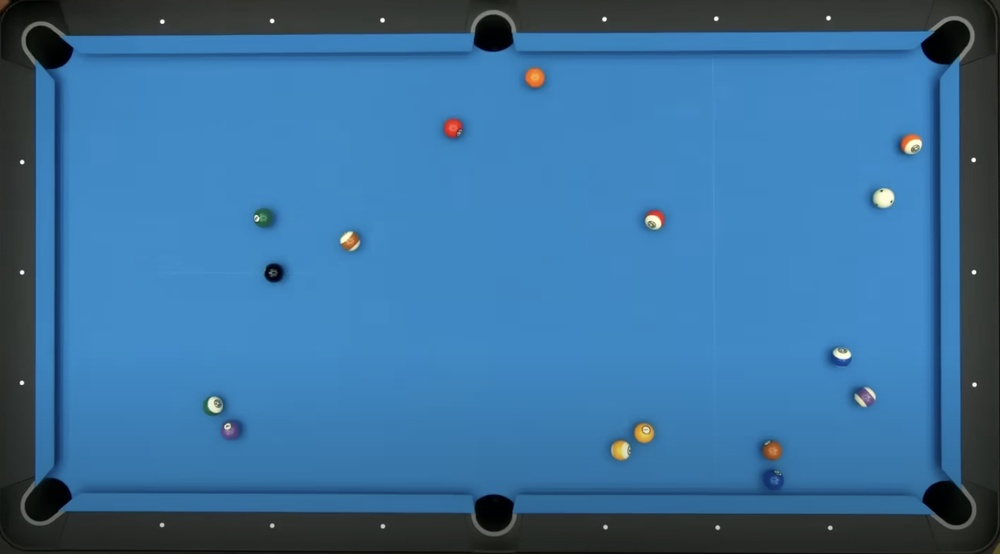
#> input picture analyzer_table/input/first.jpeg, 1000 x 554 px, shrunk from 1510 x 836 before the run; its folder holds only this picture in this run
$ python -i detect_balls_and_pockets.py   (imports and definitions only)
#> lines starting #> are read from the running program, lines starting #| are printed output that depends on the picture; after the words box and inside, x2 and y2 are one past the last pixel; in counts of white or black regions, pixels touching at a corner belong together
### analyzer_table/detect_ball/Debugger.py
"""
A simple, color-coded logger for debugging the analysis pipeline.

This module provides a static 'Debugger' class that allows for logging
messages with different severity levels (DEBUG, WARN, ERROR), each displayed
in a distinct color. The logging can be globally enabled or disabled by setting
the DEBUG_MODE flag.

Note:
    This is a basic implementation and is not a substitute for a full-featured
    logging library like Python's `logging` module. It lacks runtime
    configurability, log levels, and different output handlers.
"""

# Global flag to enable or disable debug logging across the application.
DEBUG_MODE = True


class Debugger:
    """
    A static class providing color-coded logging methods for console output.
    """

    # ANSI escape codes for terminal colors
    GREEN = "\033[92m"
    YELLOW = "\033[93m"
    RED = "\033[91m"
    RESET = "\033[0m"

    @staticmethod
    def log(message: str) -> None:
        """
        Prints a green [DEBUG] message to the console if DEBUG_MODE is True.

        Args:
            message: The message to be logged.
        """
        if DEBUG_MODE:
            print(f"{Debugger.GREEN}[DEBUG]{Debugger.RESET} {message}")

    @staticmethod
    def warn(message: str) -> None:
        """
        Prints a yellow [WARN] message to the console if DEBUG_MODE is True.

        Args:
            message: The warning message to be logged.
        """
        if DEBUG_MODE:
            print(f"{Debugger.YELLOW}[WARN]{Debugger.RESET} {message}")

    # [10 lines left out: function error, not called in this run]

### const_numbers.py
"""
Global Configuration and Application State Management.

This module serves a dual purpose:
1.  It defines file system paths and geometric constants for the pool table
    analysis.
2.  It manages the mutable state of the application using global variables and
    accessor functions.

Warning:
    The use of global variables for application state is a significant
    architectural flaw. It makes the system difficult to test, debug, and scale,
    and it is not safe for concurrent requests. A future refactor should
    encapsulate this state within a dedicated context or state management class
    that is passed explicitly through the application.

"""

import math
from pathlib import Path
from typing import List, Optional

from analyzer_table.launcher_helper.json_models import Rectangle, BallType
from game_class.C_pocket import Pocket

# --- Mutable Global State ---
# These variables store the application's state and are modified during runtime.
# This is a temporary and unsafe design.

_TABLE_LENGTH_CM: float = 290.0
_TABLE_WIDTH_CM: float = 145.0
_PLAYER_BALL_TYPE: str = BallType.SOLID
_CROPPED_IMAGE_PATH: str = ""
_CROPPED_RECTANGLE: Optional[Rectangle] = None
_USE_PREDICTED_POCKETS: bool = False
_DETECTED_POCKETS: Optional[List[Pocket]] = None
_IMAGE_WIDTH_PX: float = 0.0
_IMAGE_HEIGHT_PX: float = 0.0

# --- File System Paths and Constants ---

BASE_DIR = Path(__file__).resolve().parent
OUTPUT_DIR = BASE_DIR / "output"
UPLOAD_DIR = BASE_DIR / "uploads"
FRONTEND_DIR = BASE_DIR / "frontend"

RECTANGLE_JSON_PATH = "rectangles_cache.json"
OUTPUT_IMAGE_PATH = OUTPUT_DIR / "img.png"
OUTPUT_JSON_PATH = OUTPUT_DIR / "analysis.json"
OUTPUT_CONTACT_VIEW_PATH = BASE_DIR / "img_contact.png"
FELT_MASK_PATH = "output/debug/black_white_detect/01_felt_mask.jpg"

MERGE_MAX_Y_DIFF: int = 65  # Allowed pixel distance on Y-axis for merging
NOT_FREE_SHOT: str = "dont have a free shot"
FORSE_WALL_SHOT: bool = False  # Debug flag to force wall shot calculations

# --- State Accessor Functions ---


def get_table_length() -> float:
    """Returns the current table length in centimeters."""
    global _TABLE_LENGTH_CM
    return _TABLE_LENGTH_CM


# [38 lines left out: functions set_table_length, get_table_width, set_table_width, not called in this run]


def get_ball_type() -> str:
    """Returns the player's currently selected ball type ('SOLID' or 'STRIPED')."""
    return _PLAYER_BALL_TYPE


# [19 lines left out: function set_ball_type, not called in this run]


def get_pocket_path() -> str:
    """Returns the file path to the cropped image used for pocket analysis."""
    return _CROPPED_IMAGE_PATH


# [5 lines left out: function set_pocket_path, not called in this run]


def get_rectangle_croped() -> Optional[Rectangle]:
    """Returns the Rectangle object used for cropping."""
    return _CROPPED_RECTANGLE


# [4 lines left out: function set_rectangle_croped, not called in this run]


def get_use_predicted_pockets() -> bool:
    """Returns True if user-predicted pockets should be used."""
    return _USE_PREDICTED_POCKETS


# [4 lines left out: function set_use_predicted_pockets, not called in this run]


def get_detected_pockets() -> Optional[List[Pocket]]:
    """Returns the list of detected Pocket objects."""
    return _DETECTED_POCKETS


# [5 lines left out: function set_detected_pockets, not called in this run]


def get_width_px() -> float:
    """Returns the width of the cropped image in pixels."""
    return _IMAGE_WIDTH_PX


# [4 lines left out: function set_width_px, not called in this run]


def get_height_px() -> float:
    """Returns the height of the cropped image in pixels."""
    return _IMAGE_HEIGHT_PX


# [4 lines left out: function set_height_px, not called in this run]


# --- Derived Geometric Calculations ---
# These functions calculate geometric properties based on the current table size.


def get_ball_radius() -> float:
    """Calculates the ball radius based on table length."""
    return get_table_length() / 100.0


def get_ball_radius_photo() -> float:
    """Calculates a larger ball radius for visualization purposes."""
    return get_table_length() / 60.0


def get_pocket_margin() -> float:
    """Calculates the margin around pockets for detection."""
    return get_table_length() / 45.0


def get_pocket_margin_merge() -> float:
    """Calculates a larger pocket margin used for merging pocket detections."""
    return get_table_length() / 30.0


def get_wall_margin() -> float:
    """Calculates the margin from the table walls."""
    return get_table_length() / 37.0


def get_ball_diameter() -> float:
    """Calculates the effective ball diameter, including a small buffer."""
    return get_ball_radius() * 2.2


def get_corner_pocket_radius() -> float:
    """Calculates the radius for corner pockets."""
    return get_table_length() / 72.5


def get_side_pocket_radius() -> float:
    """Calculates the radius for side pockets."""
    return get_table_length() / 64.4


# [6 lines left out: function get_min_distance_from_pocket, not called in this run]


def get_safe_distance() -> float:
    """Calculates the safe distance buffer between two balls."""
    return get_ball_radius() * 0.5


def get_pocket_radius() -> float:
    """Calculates a general pocket radius."""
    return get_table_length() / 50.0


def get_pocket_up_radius() -> float:
    """Calculates a larger pocket radius for upward angle shots."""
    return get_pocket_radius() * 1.5


def get_pocket_down_radius() -> float:
    """Calculates a smaller pocket radius for downward angle shots."""
    return get_pocket_radius() * 0.5


def get_pocket_radius_determinate() -> float:
    """Calculates a smaller, more precise radius for pocket determination."""
    return get_pocket_radius() * 0.5


def get_ball_radius_determinate() -> float:
    """Calculates a smaller, more precise radius for ball determination."""
    return get_ball_radius() * 0.3


# [20 lines left out: functions get_max_white_to_target_distance, get_get_max_white_to_target_distance, get_crop_half_size, not called in this run]


def get_safe_from_wall() -> float:
    """Calculates the safe distance a ball must be from a wall."""
    return get_ball_radius() * 1.4


# [6 lines left out: function get_merge_max_diff, not called in this run]


def get_merge_overlap_margin() -> float:
    """Returns the pixel margin for considering if two ball detections overlap."""
    return get_ball_radius() * 0.2


# --- Coordinate Conversion and Utility Functions ---


# [48 lines left out: functions clamp_to_table_pocket, convert_detected_pockets_to_game_coordinates, not called in this run]

### output_utils.py
"""
A utility for creating output paths for debug files.
"""

from pathlib import Path

# The base directory for all debug output.
DEBUG_DIR = Path("output/debug")


def get_output_path(file_name: str, sub_dir: str = "") -> str:
    """
    Constructs a full path for a debug file and ensures the directory exists.

    Args:
        file_name: The name of the file to be saved.
        sub_dir: An optional subdirectory within the main debug directory.

    Returns:
        The full, absolute path to the output file as a string.
    """
    if sub_dir:
        output_dir = DEBUG_DIR / sub_dir
    else:
        output_dir = DEBUG_DIR

    # Ensure the directory exists.
    output_dir.mkdir(parents=True, exist_ok=True)

    # Use pathlib to construct the final path and return it as a string.
    return str(output_dir / Path(file_name).name)

### analyzer_table/black_white_detect/detect_balls_and_pockets.py
"""
Ball and pocket detection pipeline using mask-based analysis.

This module provides functions to create a binary mask of the table felt,
and then uses this mask to find contours corresponding to balls and pockets.
It uses a combination of connected components analysis and the Hough Circle
Transform to refine the location and size of detected objects.
"""

import json
from pathlib import Path
from typing import List, Optional, Tuple

import cv2
import numpy as np

from analyzer_table.detect_ball.Debugger import Debugger
from analyzer_table.launcher_helper.json_models import Ball, Pocket, Rectangle
from analyzer_table.table.rectangle import parse_rectangle_from_data
from const_numbers import (
    BASE_DIR,
    RECTANGLE_JSON_PATH,
    get_ball_radius,
    get_ball_radius_determinate,
    get_pocket_down_radius,
    get_pocket_up_radius,
    get_pocket_radius,
)
from output_utils import get_output_path

# --- Constants for CV and Filtering ---
MIN_CONTOUR_AREA = 50
POCKET_DETECTION_PADDING = 50
POCKET_EROSION_KERNEL = np.ones((9, 9), np.uint8)
FELT_MASK_OPEN_KERNEL = np.ones((5, 5), np.uint8)
FELT_MASK_CLOSE_KERNEL = np.ones((5, 5), np.uint8)


def _refine_contour_with_hough(
    gray_image: np.ndarray, bbox: Tuple[int, int, int, int]
) -> Optional[Tuple[int, int, int]]:
    """
    Tries to refine a bounding box to a precise circle using Hough Transform.

    Args:
        gray_image: The full grayscale image.
        bbox: The bounding box (x, y, width, height) of the contour to refine.

    Returns:
        A tuple (center_x, center_y, radius) if a circle is found, else None.
    """
    bbox_x, bbox_y, bbox_width, bbox_height = bbox
    padding = 20
    image_height, image_width = gray_image.shape[:2]

    roi_x1 = max(0, bbox_x - padding)
    roi_y1 = max(0, bbox_y - padding)
    roi_x2 = min(image_width, bbox_x + bbox_width + padding)
    roi_y2 = min(image_height, bbox_y + bbox_height + padding)

    roi_gray = gray_image[roi_y1:roi_y2, roi_x1:roi_x2]
    if roi_gray.size == 0:
        return None

    # Preprocessing
    clahe = cv2.createCLAHE(clipLimit=2.0, tileGridSize=(4, 4))
    equalized_roi = clahe.apply(roi_gray)
    denoised_roi = cv2.bilateralFilter(equalized_roi, d=7, sigmaColor=50, sigmaSpace=7)
    blurred_roi = cv2.GaussianBlur(denoised_roi, (5, 5), 0)

    # Hough Circle Detection
    estimated_radius = 0.5 * min(bbox_width, bbox_height)
    circles = cv2.HoughCircles(
        blurred_roi,
        cv2.HOUGH_GRADIENT,
        dp=1.2,
        minDist=max(10, int(0.8 * estimated_radius)),
        param1=120,
        param2=22,  # Accumulator threshold
        minRadius=max(6, int(0.7 * estimated_radius)),
        maxRadius=max(10, int(1.35 * estimated_radius)),
    )

    if circles is not None:
        # For simplicity, return the first and likely best circle.
        x, y, r = circles[0][0]
        # Convert coordinates back to the full image space
        return int(roi_x1 + x), int(roi_y1 + y), int(r)
    return None


def _find_objects_from_contours(
    binary_mask: np.ndarray,
    gray_image: np.ndarray,
    min_area_ratio: float,
    max_area_ratio: float,
) -> List[Tuple[int, int, int]]:
    """
    Finds circular objects from the contours of a binary mask.

    Args:
        binary_mask: The binary image to find contours in.
        gray_image: The corresponding grayscale image for refinement.
        min_area_ratio: Minimum component area as a fraction of image area.
        max_area_ratio: Maximum component area as a fraction of image area.

    Returns:
        A list of tuples, where each tuple is (center_x, center_y, radius).
    """
    image_area = binary_mask.shape[0] * binary_mask.shape[1]
    min_area = int(min_area_ratio * image_area)
    max_area = int(max_area_ratio * image_area)

    contours, _ = cv2.findContours(binary_mask, cv2.RETR_LIST, cv2.CHAIN_APPROX_SIMPLE)
    Debugger.log(f"Found {len(contours)} raw contours.")

    detected_circles = []
    for contour in contours:
        area = cv2.contourArea(contour)
        if not (min_area <= area <= max_area):
            continue

        bbox = cv2.boundingRect(contour)
        refined_circle = _refine_contour_with_hough(gray_image, bbox)

        if refined_circle:
            detected_circles.append(refined_circle)
        else:
            # Fallback to min enclosing circle if Hough fails
            (x, y), radius = cv2.minEnclosingCircle(contour)
            detected_circles.append((int(x), int(y), int(radius)))

    return sorted(detected_circles, key=lambda item: item[2], reverse=True)


def create_felt_mask(
    input_path: str,
) -> Tuple[str, np.ndarray, np.ndarray]:
    """
    Creates a binary mask of the pool table felt from an image.

    Args:
        input_path: The path to the source image.

    Returns:
        A tuple containing:
        - The path to the saved binary mask file.
        - The binary mask as a numpy array.
        - The original image as a numpy array.
    """
#> called with input_path = '../input/first.jpeg'
    original_image = cv2.imread(input_path)
#> original_image is the input picture: shape (554, 1000, 3); mean B, G, R 155.4, 111.7, 58.2
    if original_image is None:
        raise FileNotFoundError(f"❌ Could not read input image: {input_path}")

    hsv_image = cv2.cvtColor(original_image, cv2.COLOR_BGR2HSV)
#> hsv_image: shape (554, 1000, 3); mean H, S, V 94.7, 142.4, 156.4
    lower_blue = np.array([80, 40, 30])
    upper_blue = np.array([125, 255, 255])
    lower_green = np.array([35, 30, 30])
    upper_green = np.array([85, 255, 255])

    blue_mask = cv2.inRange(hsv_image, lower_blue, upper_blue)
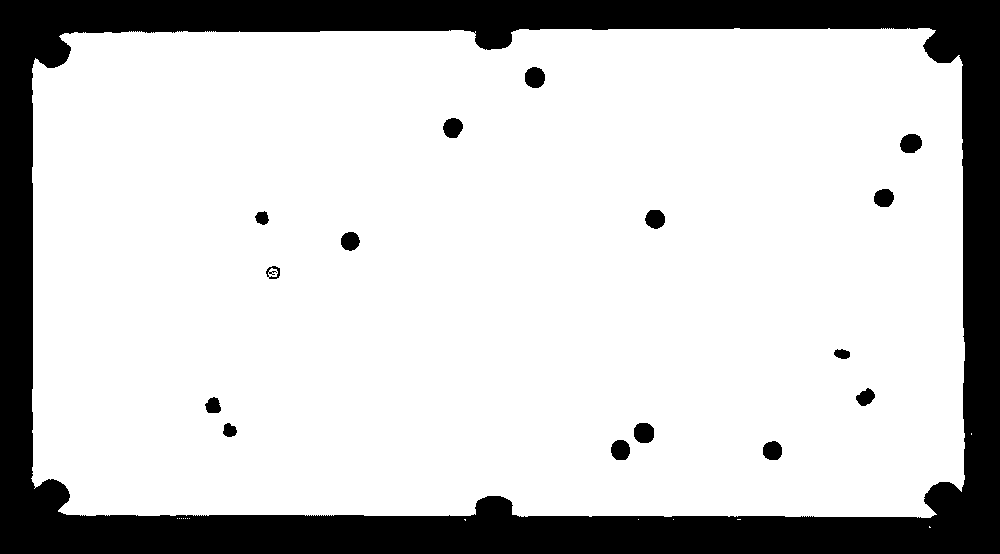
#> blue_mask: shape (554, 1000); 79.9% white; 16 black regions, largest, box (x1, y1, x2, y2) and area: (0, 0, 1000, 554) 107892, (634, 423, 654, 443) 342, (525, 67, 545, 88) 340
    green_mask = cv2.inRange(hsv_image, lower_green, upper_green)
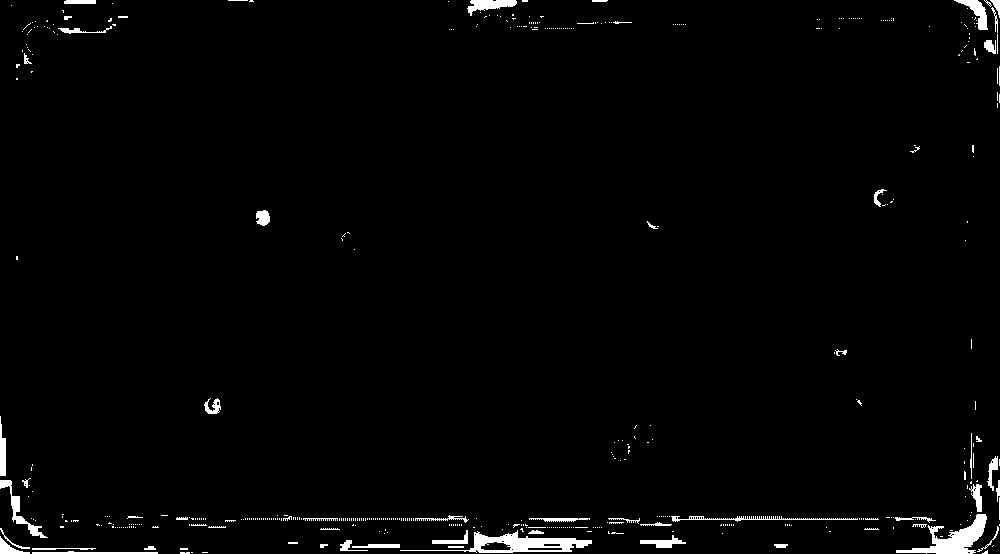
#> green_mask: shape (554, 1000); 1.8% white; 459 white regions (395 under 20 px), largest, box (x1, y1, x2, y2) and area: (400, 530, 592, 553) 1488, (896, 514, 987, 554) 1329, (0, 480, 48, 538) 476
    felt_mask = cv2.bitwise_or(blue_mask, green_mask)
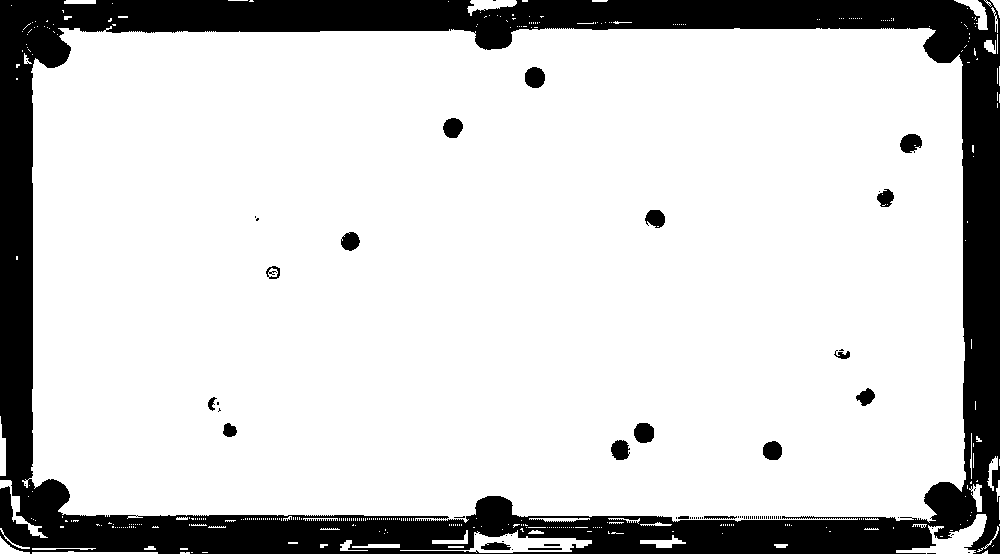
#> felt_mask: shape (554, 1000); 81.6% white; 71 black regions (51 under 20 px), largest, box (x1, y1, x2, y2) and area: (0, 0, 1000, 554) 98044, (525, 67, 545, 88) 340, (634, 423, 654, 443) 333

    # Clean up the mask
    felt_mask = cv2.morphologyEx(
        felt_mask, cv2.MORPH_OPEN, FELT_MASK_OPEN_KERNEL, iterations=1
    )
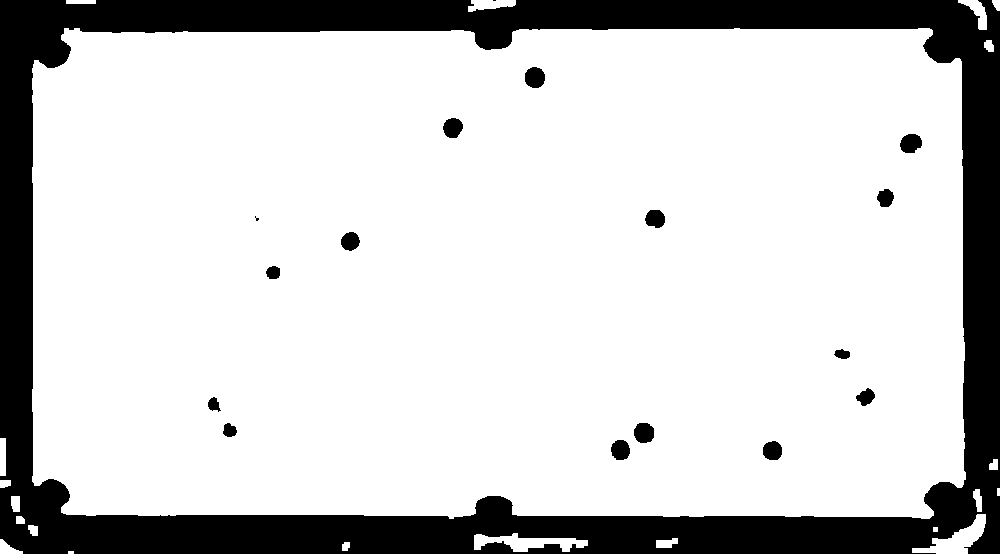
#> felt_mask: shape (554, 1000); 80.7% white; 17 black regions (2 under 20 px), largest, box (x1, y1, x2, y2) and area: (0, 0, 1000, 554) 103287, (525, 67, 545, 88) 340, (634, 423, 654, 443) 333
    felt_mask = cv2.morphologyEx(
        felt_mask, cv2.MORPH_CLOSE, FELT_MASK_CLOSE_KERNEL, iterations=1
    )
#> felt_mask: shape (554, 1000); 80.8% white; 16 black regions, largest, box (x1, y1, x2, y2) and area: (0, 0, 1000, 554) 102795, (525, 67, 545, 88) 340, (634, 423, 654, 443) 333

    # Invert to get a mask where balls/pockets are white
    inverted_mask = cv2.bitwise_not(felt_mask)
    binary_mask = cv2.morphologyEx(
        inverted_mask, cv2.MORPH_CLOSE, FELT_MASK_CLOSE_KERNEL, iterations=1
    )
#> binary_mask: shape (554, 1000); 19.2% white; 16 white regions

    mask_output_path = get_output_path("01_felt_mask.jpg", sub_dir="black_white_detect")
    cv2.imwrite(mask_output_path, binary_mask)
    return mask_output_path, binary_mask, original_image


# [84 lines left out: function find_pockets_from_mask, not called in this run]


def detect_balls_from_mask(input_path: str) -> List[Ball]:
    """
    High-level pipeline to detect balls from an image using a felt mask.

    Args:
        input_path: Path to the source image.

    Returns:
        A list of detected Ball objects.
    """
    _, binary_mask, original_image = create_felt_mask(input_path)
    gray_image = cv2.cvtColor(original_image, cv2.COLOR_BGR2GRAY)
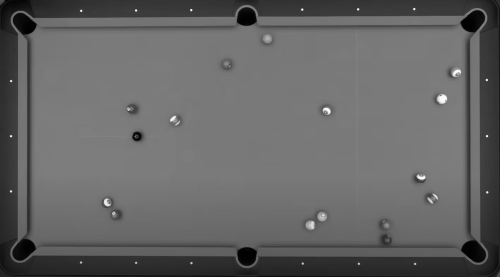
#> gray_image: shape (554, 1000) (shown at 1/2 size); min 0, max 255, mean 100.7
    raw_circles = _find_objects_from_contours(binary_mask, gray_image, 0.00015, 0.0055)
#> in _find_objects_from_contours, `contours, _ = cv2.findContours(binary_mask, cv2.RETR_LIST, cv2.CHAIN_A..`: contours = 24 contours; largest, box (x1, y1, x2, y2) and area: (0, 0, 1000, 554) 547830, (31, 27, 967, 520) 447581, (525, 67, 545, 88) 310, (634, 423, 654, 443) 302, (901, 134, 922, 153) 292
#> the loop in _find_objects_from_contours, `for contour in contours:` made 24 passes
#> (area, bbox_x in _refine_contour_with_hough, bbox_y in _refine_contour_with_hough, bbox_width in _refine_contour_with_hough, bbox_height in _refine_contour_with_hough, roi_x1 in _refine_contour_with_hough, roi_y1 in _refine_contour_with_hough, roi_x2 in _refine_contour_with_hough) on passes 1, 3, 5, 7, 8, 13, 14, 19: (226, 528, 544, 34, 10, 508, 524, 582), (194, 655, 537, 24, 12, 635, 517, 699), (108.5, 27, 524, 12, 13, 7, 504, 59), (158, 10, 495, 11, 18, 0, 475, 41), (265, 763, 442, 19, 18, 743, 422, 802), (174, 857, 389, 17, 16, 837, 369, 894), (94, 835, 350, 15, 9, 815, 330, 870), (292.5, 901, 134, 21, 19, 881, 114, 942)
#> pass 1, in _refine_contour_with_hough, `roi_gray = gray_image[roi_y1:roi_y2, roi_x1:roi_x2]`:
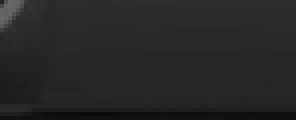
#> roi_gray: shape (30, 74) (shown 4 times larger); min 12, max 105, mean 38.3
#> pass 1, in _refine_contour_with_hough, `blurred_roi = cv2.GaussianBlur(denoised_roi, (5, 5), 0)`:
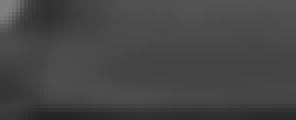
#> blurred_roi: shape (30, 74) (shown 4 times larger); min 35, max 128, mean 69.5
#> after the loop in _find_objects_from_contours, `for contour in contours:`: detected_circles = 19 items, first 6: (544, 550, 16), (666, 542, 12), (32, 530, 7), (15, 503, 9), (772, 450, 9), (620, 449, 8)
#> raw_circles = 19 items, first 6: (544, 550, 16), (666, 542, 12), (910, 142, 11), (452, 127, 10), (15, 503, 9), (772, 450, 9)

    ball_objects = []
    for cx, cy, r in raw_circles:
        if (
            get_ball_radius() - get_ball_radius_determinate()
            <= r
            <= get_ball_radius() + get_ball_radius_determinate()
        ):
            ball_objects.append(Ball(center=(cx, cy), radius=r))
        else:
            Debugger.warn(f"Ignored ball-like object with invalid radius {r}")
#> this loop made 19 passes
#> (printed output is left out)
#> after the loop, ball_objects = []

    Debugger.log(f"🎱 Found {len(ball_objects)} balls from mask.")
#| [92m[DEBUG][0m 🎱 Found 0 balls from mask.
    return ball_objects


# [54 lines left out: function _is_close_to_rectangle_borders, not called in this run]

>>> result = detect_balls_from_mask('../input/first.jpeg')
#> result = []
